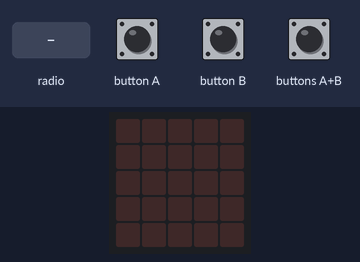
This program was run on a simulated BBC micro:bit (MakeCode). Shown: the board's 5×5 LED display. The inputs (shaded band) are chosen by the test bench. Random numbers come from a fixed seed.

Above: at 1.2 s.
1.3 s: radio message "1" arrives
At 3.0 s:
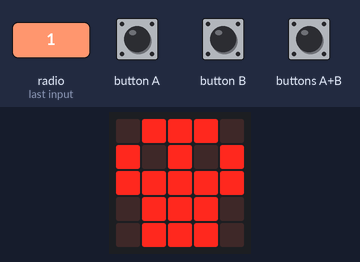
3.4 s: radio message "5" arrives
At 4.7 s:
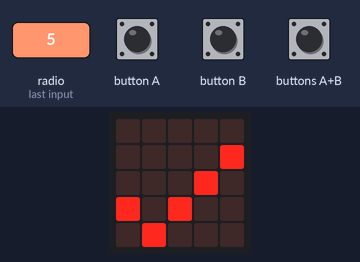
6.4 s: radio message "0" arrives
At 8.2 s:
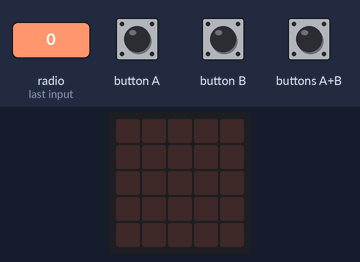
Timing chart, 0 to 9.7 s (numbered marks = the images above; inputs shaded):
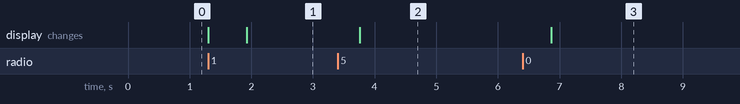

Measured:
- after the input at 1.3 s, the display: first changes at once (image 1 shows a later state)
- after the input at 3.4 s, the display: changes after 0.36 s (image 2)

The program:

main.ts
```typescript
radio.onReceivedNumber(function (receivedNumber) {
    bombe = receivedNumber
})
input.onButtonPressed(Button.A, function () {
    if (hjem_sjerm == 1) {
        if (bombe > 0) {
            radio.setGroup(60)
            radio.sendNumber(bombe)
            bombe = -1
            radio.setGroup(80)
        }
    } else {
        player += -1
        if (player == 0) {
            player = 10
        }
    }
})
input.onButtonPressed(Button.AB, function () {
    if (hjem_sjerm == 1) {
        radio.setGroup(60)
        bombe = randint(10, 30)
        radio.setGroup(80)
    } else {
        if (player == 1) {

        } else if (player == 1) {

        } else if (false) {

        } else if (false) {

        } else if (false) {

        } else if (false) {

        } else if (false) {

        } else if (false) {

        } else if (false) {

        } else {

        }
    }
})
input.onButtonPressed(Button.B, function () {
    player += 1
    if (player == 11) {
        player = 1
    }
})
let player = 0
let bombe = 0
let hjem_sjerm = 0
hjem_sjerm = 0
bombe = -1
radio.setGroup(1)
basic.forever(function () {
    if (bombe < 0) {
        basic.clearScreen()
    }
    if (bombe == 0) {
        basic.showIcon(IconNames.Skull)
    }
    if (bombe > 0) {
        basic.showIcon(IconNames.Yes)
        bombe += -1
    }
})
```

test.ts
```typescript
// testene settes inn her; disse vil ikke kompilert så lenge denne pakken blir brukt som en utvidelse.
```
